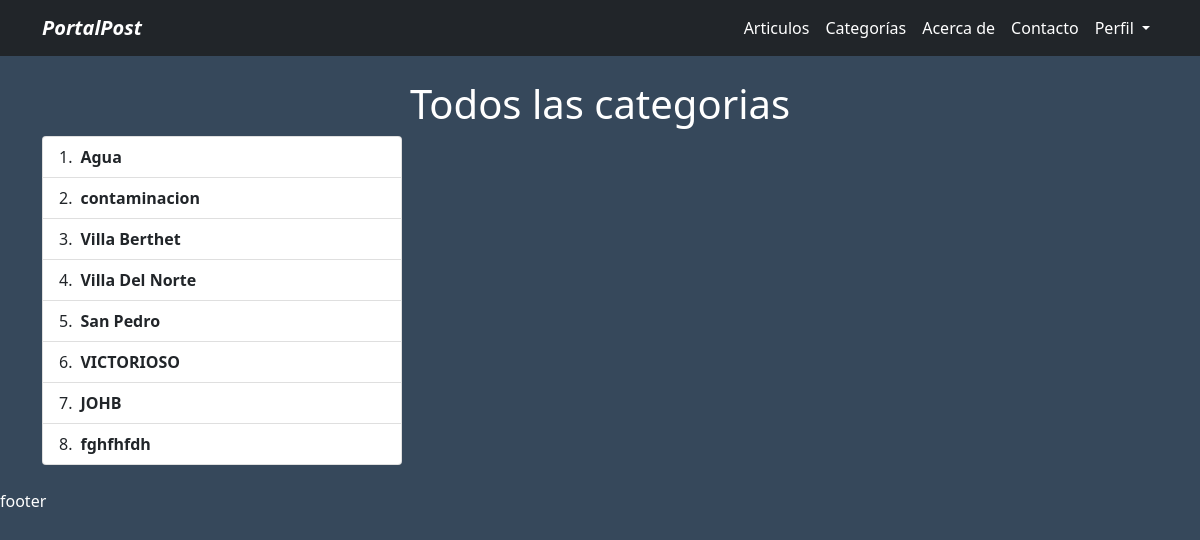
Page /all-category/ on the committed database.
### articulo/models.py (models this page shows, shortened)
class Category(models.Model):
    name = models.CharField(max_length=50)

### articulo/views.py (the view)
# urls.py: path('all-category/', AllCategoriaView.as_view(), name="all_category"),
class AllCategoriaView(View):
    def get(self, request, *args, **kwargs):
        categorys = Category.objects.all()
        context = {
            'categorys': categorys
        }
        return render(request, 'category/all_category.html', context)

### articulo/templates/category/all_category.html (shortened to what this page needs)
{% extends 'layout.html' %}
{% block content %}
<div class="text-center">
    <h1>Todos las categorias</h1>
    <div class="row row-cols-1 row-cols-md-3 g-4">
        <ol class="list-group list-group-numbered">
            {% for category in categorys %}
            <li class="list-group-item d-flex justify-content-between align-items-start">
                <div class="ms-2 me-auto">
                    <div class="fw-bold">{{ category.name }}</div>
                </div>
            </li>
            {% endfor %}
        </ol>
    </div>
</div>
{% endblock %}

### articulo/static/main.css (style rules this page uses)
:root { --primary: #041b33cc; }
.color-body { background-color: var(--primary); color: white; }

### rows in the picture
Category: name "Agua"
Category: name "contaminacion"
Category: name "Villa Berthet"
Category: name "Villa Del Norte"
Category: name "San Pedro"
Category: name "VICTORIOSO"
Category: name "JOHB"
Category: name "fghfhfdh"
